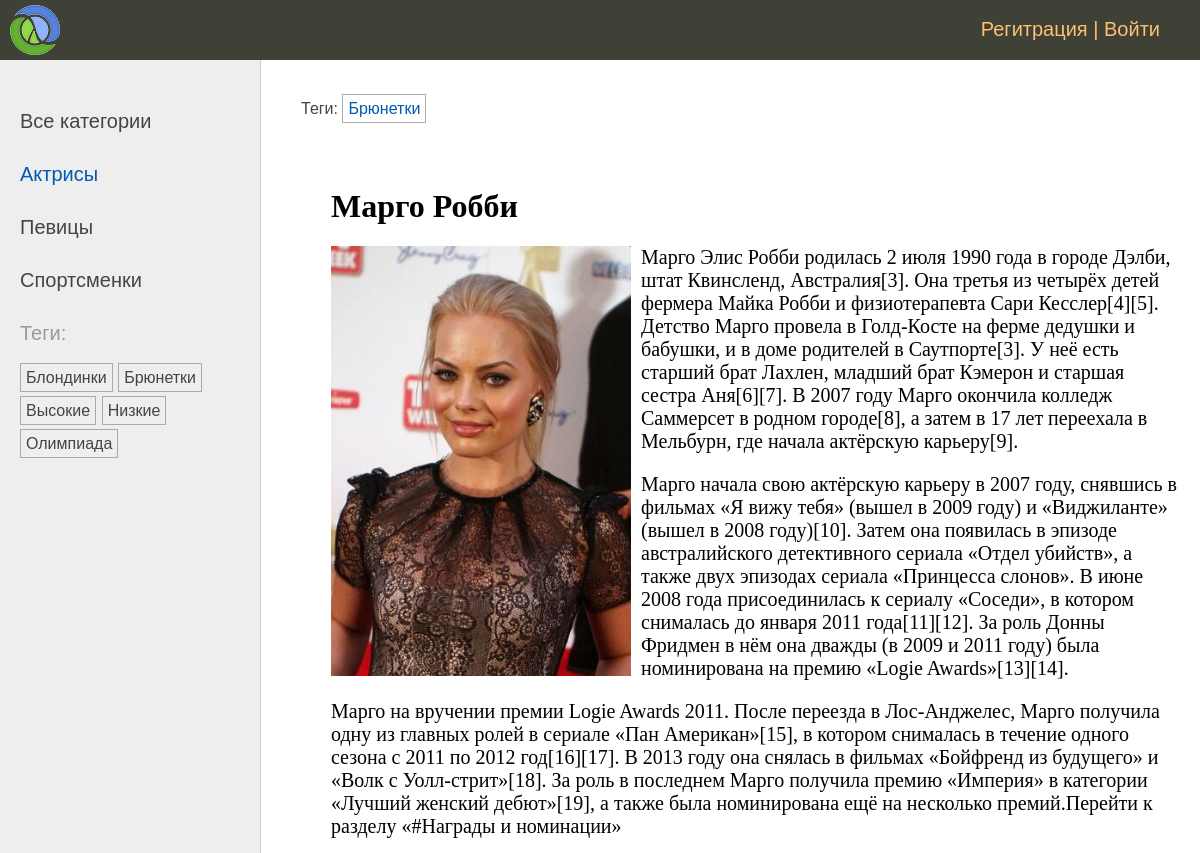
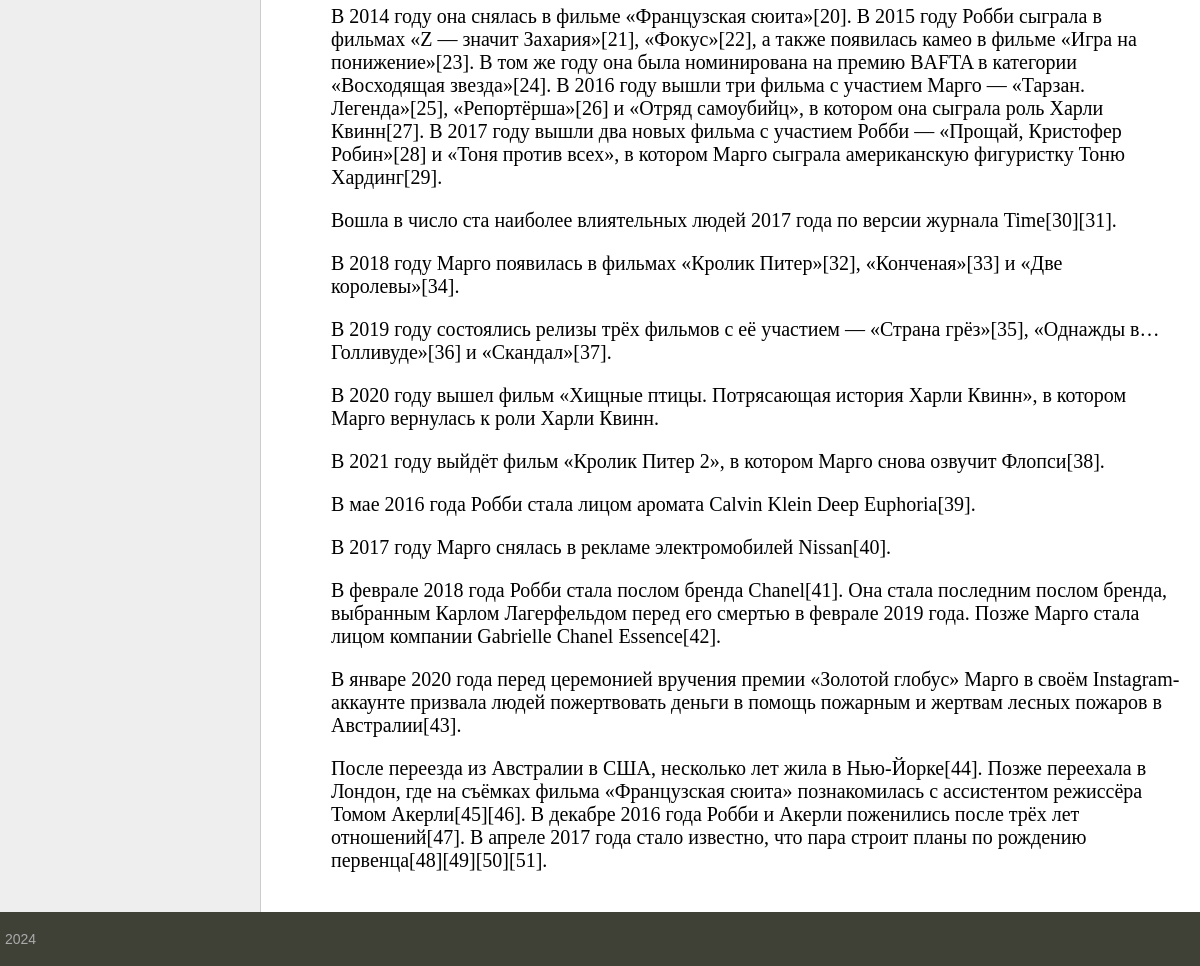
The page /post/margo-robbi/ on the database its author committed (2 pictures, top to bottom).
### women/models.py (models this page shows, shortened)
class Category(models.Model):
    name = models.CharField(max_length=255)
    slug = models.SlugField(max_length=255, unique=True, db_index=True)
    def get_absolute_url(self):
        return reverse('category', kwargs={'cat_slug': self.slug})
    class Meta:
        verbose_name = 'Категории'
        verbose_name_plural = 'Категории'

class TagPost(models.Model):
    tag = models.CharField(max_length=100, db_index=True)
    slug = models.SlugField(max_length=255, unique=True, db_index=True)
    def get_absolute_url(self):
        return reverse('tag', kwargs={'tag_slug': self.slug})

class Women(models.Model):
    class Status(models.IntegerChoices):
        DRAFT = 0, 'Черновик'
        PUBLISHED = 1, 'Опубликовано'
    title = models.CharField(max_length=255, verbose_name='Заголовок')
    slug = models.SlugField(max_length=255,
                            null=True,
                            verbose_name='Slug',
                            db_index=True,
                            unique=True,
                            validators=[
                               MinLengthValidator(5, message='Минимум 5 символов'),
                               MaxLengthValidator(100, message='Максимум 100 символов'),
                           ])
    photo = models.ImageField(upload_to='photos/%Y/%m/%d', default=None, blank=True, null=True, verbose_name='Фото')
    content = models.TextField(blank=True, verbose_name='Контент')  # Не задавать значение при записи
    cat = models.ForeignKey('Category', on_delete=models.PROTECT, related_name='posts', verbose_name='Категория')
    tags = models.ManyToManyField('TagPost', blank=True, related_name='tags', verbose_name='Тэги')
    husband = models.OneToOneField('Husband', on_delete=models.SET_NULL, null=True, blank=True, related_name='wum', verbose_name='Муж')
    time_create = models.DateTimeField(auto_now_add=True)
    time_update = models.DateTimeField(auto_now=True)
    is_published = models.BooleanField(default=Status.DRAFT, choices=Status.choices, verbose_name='Видимость')
    objects = models.Manager()
    published = PublishedManager()
    class Meta:
        verbose_name = 'Известные женщины'
        verbose_name_plural = 'Известные женщины'
        ordering = ['-time_create']
        indexes = [
            models.Index(fields=['-time_create'])
        ]

### women/views.py (the view)
# urls.py: path('post/<slug:post_slug>/', views.ShowPost.as_view(), name='post'),
class ShowPost(DataMixin, DetailView):
    template_name = 'women/post.html'
    slug_url_kwarg = 'post_slug'
    context_object_name = 'post'
    def get_context_data(self, **kwargs):
        context = super().get_context_data(**kwargs)
        return self.get_mixin_context(context, title=context['post'].title, cat_selected=context['post'].cat.pk)
    def get_object(self, queryset=None):
        return get_object_or_404(Women.published, slug=self.kwargs[self.slug_url_kwarg])

### women/models.py (called while the page is built)
    def get_queryset(self):
        return super().get_queryset().filter(is_published=Women.Status.PUBLISHED)

### women/templatetags/women_tags.py (called while the page is built)
@register.inclusion_tag('women/list_categories.html')
def show_categories(cat_selected=None):
    cats = Category.objects.annotate(total=Count('posts')).filter(total__gt=0)
    return {'cats': cats, 'cat_selected': cat_selected}

@register.inclusion_tag('women/list_tags.html')
def show_all_tags():
    return {'tags': TagPost.objects.annotate(total=Count('tags')).filter(total__gt=0)}

### women/utils.py (called while the page is built)
    def get_mixin_context(self, context,  **kwargs):
        context['cat_selected'] = self.cat_selected
        context.update(kwargs)
        return context

### women/templates/women/post.html
{% extends 'base.html' %}
{% block breadcrumbs %}
{% with post.tags.all as tags %}
{% if tags %}
<ul class="tags-list">
    <li>Теги:</li>
{% for tag in tags %}
    <li><a href="{{ tag.get_absolute_url }}">{{ tag.tag }}</a></li>
{% endfor %}
</ul>
{% endif %}
{% endwith %}
{% endblock %}
{% block content %}
<h1>{{ post.title }}</h1>
{% if post.photo %}
<p><img class="img-article-left" src="{{ post.photo.url }}"></p>
{% endif %}
{{ post.content|linebreaks }}
{% endblock %}

### women/templates/women/list_categories.html
{% for cat in cats %}
{% if cat.pk == cat_selected %}
<li class="selected">{{ cat.name }}</li>
{% else %}
<li><a href="{{ cat.get_absolute_url }}">{{ cat.name }}</a></li>
{% endif %}
{% endfor %}

### women/templates/women/list_tags.html
{% if tags %}
<p>Теги:</p>
<ul class="tags-list">
{% for tag in tags %}
    <li><a href="{{ tag.get_absolute_url }}">{{tag.tag}}</a></li>
{% endfor %}
</ul>
{% endif %}

### women/static/women/css/styles.css (style rules this page uses)
html, body { font-family: 'Arial'; margin: 0; padding: 0; height: 100%; width: 100%; color: #444; }
a { color: #0059b2; text-decoration: none; }
img { max-width: 600px; height: auto; }
img.img-article-left { max-width: 300px; height: auto; float: left; padding: 0 10px 10px 0; }
.left-chapters ul { width: 230px; margin: 0; padding: 20px 10px 10px 20px; list-style: none; font-size: 20px; }
.left-chapters ul li { margin: 30px 0 0 0; color: #999; }
.left-chapters ul li.selected { color: #0059b2; }
.left-chapters ul li a { color: #444; text-decoration: none; }
ul.tags-list { width: 100%; margin: 0; padding: 0; list-style: none; }
ul.tags-list li { margin: 0; padding: 0 0 10px; display: inline-block; }
ul.tags-list li a { padding: 5px; font-size: 16px; border: 1px solid #aaa; }
.content-text h1 { font-size: 32px; }

### rows shown on the page
Category: name "Актрисы"
Category: name "Певицы"
Category: name "Спортсменки"
TagPost: tag "Блондинки"
TagPost: tag "Брюнетки"
TagPost: tag "Высокие"
TagPost: tag "Низкие"
TagPost: tag "Олимпиада"
Women: title "Марго Робби", photo (picture), content "Марго Элис Робби родилась 2 июля 1990 года в городе Дэлби, штат Квинсленд, Австралия[3]. Она третья из четырёх детей фермера Майка Робби и физиотерапевта Сари Кесслер[4][5]. Детство Марго провела в Голд-Косте на ферме дедушки и бабушки, и в доме родителей в Саутпорте[3]. У неё есть старший брат Лахлен, младший брат Кэмерон и старшая сестра Аня[6][7]. В 2007 году Марго окончила колледж Саммерсет в родном городе[8], а затем в 17 лет переехала в Мельбурн, где начала актёрскую карьеру[9]. Марго начала свою актёрскую карьеру в 2007 году, снявшись в фильмах «Я вижу тебя» (вышел в 2009 году) и «Виджиланте» (вышел в 2008 году)[10]. Затем она появилась в эпизоде австралийского детективного сериала…"
